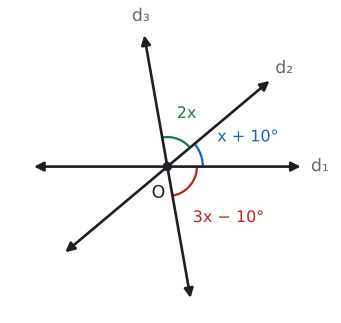

Generate this figure with Python:
import sys; sys.path.insert(0, "tools")
from cizim import *

def yon(d): return np.array([np.cos(np.radians(d)), np.sin(np.radians(d))])
O = np.array([0.0, 0.0])
def isin(ax, d, ad="", L=2.3, renk=YAZI, ls="-", dxy=(0, 0)):
    P = O + L * yon(d)
    ax.annotate("", xy=P, xytext=O, arrowprops=dict(arrowstyle="-|>", color=renk, lw=2, ls=ls, mutation_scale=14))
    if ad: ax.text(*(P + 0.25 * yon(d) + np.array(dxy)), ad, color=renk, ha="center", va="center", fontsize=13)
def dogru(ax, d, ad="", L=2.3):
    P, Q = O + L * yon(d), O - L * yon(d)
    ax.annotate("", xy=P, xytext=Q, arrowprops=dict(arrowstyle="<|-|>", color=YAZI, lw=2, mutation_scale=14))
    if ad: ax.text(*(P + 0.28 * yon(d)), ad, color=SOLUK, ha="center", va="center")
def yay(ax, a1, a2, r, ad="", renk=MAVI, rr=None, centik=0, fs=12):
    ax.add_patch(patches.Arc(O, 2 * r, 2 * r, theta1=a1, theta2=a2, color=renk, lw=1.7))
    m = (a1 + a2) / 2
    for k in range(centik):
        t = np.radians(m + (k - (centik - 1) / 2) * 5)
        ax.plot([(r - 0.09) * np.cos(t), (r + 0.09) * np.cos(t)], [(r - 0.09) * np.sin(t), (r + 0.09) * np.sin(t)], color=renk, lw=1.5)
    if ad:
        rr = rr if rr is not None else r + 0.4
        ax.text(*(rr * yon(m)), ad, color=renk, fontsize=fs, ha="center", va="center")
def kose(ax, ad="O", dxy=(0, -0.35)):
    ax.plot(*O, "o", color=YAZI, markersize=6); ax.text(dxy[0], dxy[1], ad, ha="center", va="center", fontsize=13)

# Soru 7: üç doğru O'da kesişiyor; doğrultular 0°, 40°, 100°. Açılar 40 (x+10), 60 (2x), 80 ve ters açıları; 3x−10 = 80 (x=30).
fig, ax = sekil(5, 4); ax.set_aspect("equal"); ax.axis("off")
dogru(ax, 0, "d₁"); dogru(ax, 40, "d₂"); dogru(ax, 100, "d₃")
ax.plot(*O, "o", color=YAZI, markersize=6); ax.text(-0.15, -0.45, "O", ha="center", va="center", fontsize=13)
yay(ax, 0, 40, 0.6, "x + 10°", renk=MAVI, rr=1.45)
yay(ax, 40, 100, 0.5, "2x", renk=YESIL, rr=0.95)
yay(ax, 280, 360, 0.5, "3x − 10°", renk=KIRMIZI, rr=1.35)
ax.set_xlim(-2.7, 2.8); ax.set_ylim(-2.5, 2.5)
kaydet(fig, __file__)
